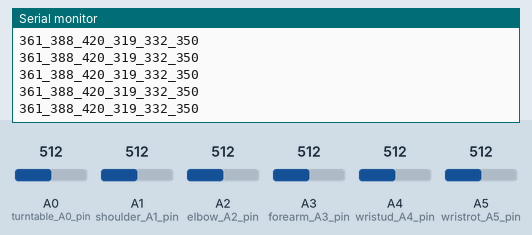
Simulated run of this sketch. Board: Arduino Uno, built with avr-gcc and run on an emulated ATmega328P. Shown: the last lines printed to the serial monitor. The inputs (shaded band) are chosen by the test bench; at power-on: A5 (wristrot_A5_pin) = 512, A0 (turntable_A0_pin) = 512, A1 (shoulder_A1_pin) = 512, A2 (elbow_A2_pin) = 512, A3 (forearm_A3_pin) = 512, A4 (wristud_A4_pin) = 512.

Above: at 1.2 s.
1.3 s: A5 (wristrot_A5_pin) set to 190
At 1.36 s:
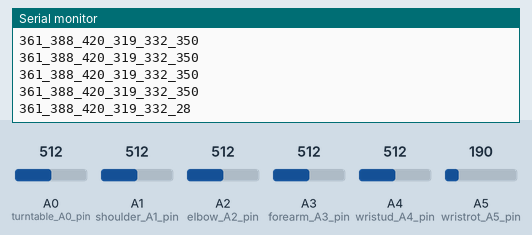
2.8 s: A5 (wristrot_A5_pin) set to 156
At 2.81 s:
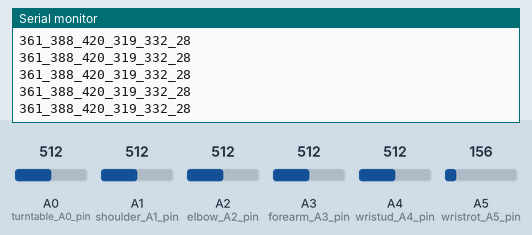
Timing chart, 0 to 5.8 s (numbered marks = the images above; inputs shaded):
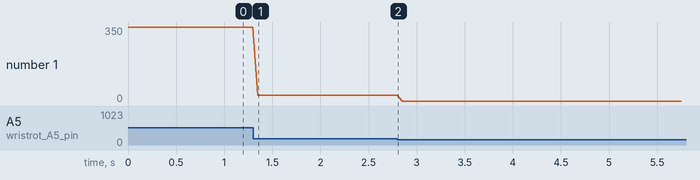

Measured:
- after the input at 1.3 s, the serial monitor: prints a new line after 0.05 s (image 1)
- plotted number 1: 350 → 28 after the input at 1.3 s, 28 → 0 after the input at 2.8 s

The sketch:

FinalProjectArduinoCode.ino
```cpp
int turntable_A0_pin = A0;
int shoulder_A1_pin = A1;
int elbow_A2_pin = A2;
int forearm_A3_pin = A3;
int wristud_A4_pin = A4;
int wristrot_A5_pin = A5;


int turntable_A0 = 0;
int shoulder_A1 = 0;
int elbow_A2 = 0;
int forearm_A3 = 0;
int wristud_A4 = 0;
int wristrot_A5 = 0;

int shoulder_Servo = 0;
int elbow_Servo = 0;
int forearm_Servo = 0;
int wristud_Servo = 0;

void setup(){
  Serial.begin(9600);
}

void loop(){
  turntable_A0 = analogRead(turntable_A0_pin);
  shoulder_A1 = analogRead(shoulder_A1_pin);
  elbow_A2 = analogRead(elbow_A2_pin);
  forearm_A3 = analogRead(forearm_A3_pin);
  wristud_A4 = analogRead(wristud_A4_pin);
  wristrot_A5 = analogRead(wristrot_A5_pin);

  turntable_A0 = turntable_A0 - 151;

  if(shoulder_A1 > 635){
    shoulder_A1 = 635;
  }
  else if (shoulder_A1 < 320){
    shoulder_A1 = 320;
  }

  elbow_A2 = elbow_A2-500;
  if(elbow_A2 <=0){
    elbow_A2 = 0;
  }

  if(wristud_A4 > 930){
    wristud_A4 = 930;
  }
  else if (wristud_A4 < 215){
    wristud_A4 = 215;
  }


  elbow_A2 = 500-elbow_A2;

  wristud_A4 = 1023 - wristud_A4;

  wristrot_A5 = wristrot_A5 - 162;

  if(wristrot_A5 <=0){
    wristrot_A5 = 0;
  }


  shoulder_Servo = (((((shoulder_A1/10) - 32)*23)/31.5)+25)*10;
  elbow_Servo = (((((elbow_A2/10) - 23)*26)/23)+14)*10;
  forearm_Servo = (((((forearm_A3/10) - 21)*41)/70.5)+14.5)*10;
  wristud_Servo = (((((wristud_A4/10) - 21.5)*45.5)/71.5)+14.5)*10;


  // Serial.println(shoulder_Servo);
  // Serial.println(elbow_Servo);
  // delay(100);

  //  if(turntable_A0 > 600){
  //    turntable_A0 = 600;
  //  }
  //  else if (turntable_A0 < 135){
  //    turntable_A0 = 135;
  //  }
  //
  //  if(shoulder_A1 > 500){
  //    shoulder_A1 = 500;
  //  }
  //  else if (shoulder_A1 < 280){
  //    shoulder_A1 = 280;
  //  }
  //
  //  if(elbow_A2 > 420){
  //    elbow_A2 = 420;
  //  }
  //  else if (elbow_A2 < 190){
  //    elbow_A2 = 190;
  //  }
  //
  //  if(forearm_A3 > 600){
  //    forearm_A3 = 600;
  //  }
  //  else if (forearm_A3 < 100){
  //    forearm_A3 = 100;
  //  }
  //
  //  if(wristud_A4 > 640){
  //    wristud_A4 = 640;
  //  }
  //  else if (wristud_A4 < 160){
  //    wristud_A4 = 160;
  //  }
  //
  //  if(wristrot_A5 > 650){
  //    wristrot_A5 = 650;
  //  }
  //  else if (wristrot_A5 < 140){
  //    wristrot_A5 = 160;
  //  }


  Serial.println(String(turntable_A0) + "_" + String(shoulder_Servo) + "_" + String(elbow_Servo) + "_" + String(forearm_Servo) + "_" + String(wristud_Servo) + "_" + String(wristrot_A5));
  delay(50);
}
```
